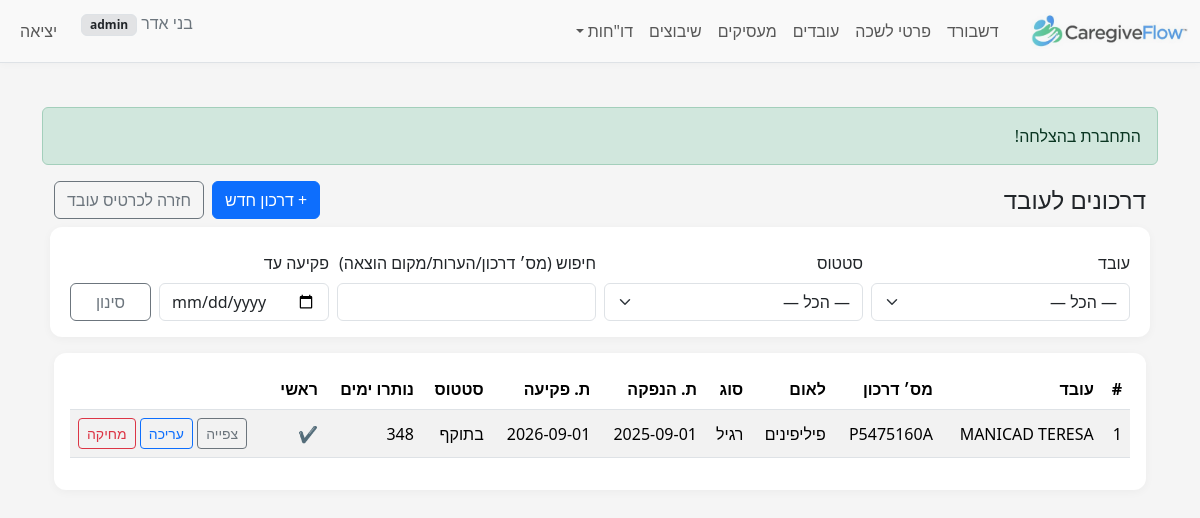
Before: /index.php?r=passports/index&employee_id=0 (signed in) with the older database file.
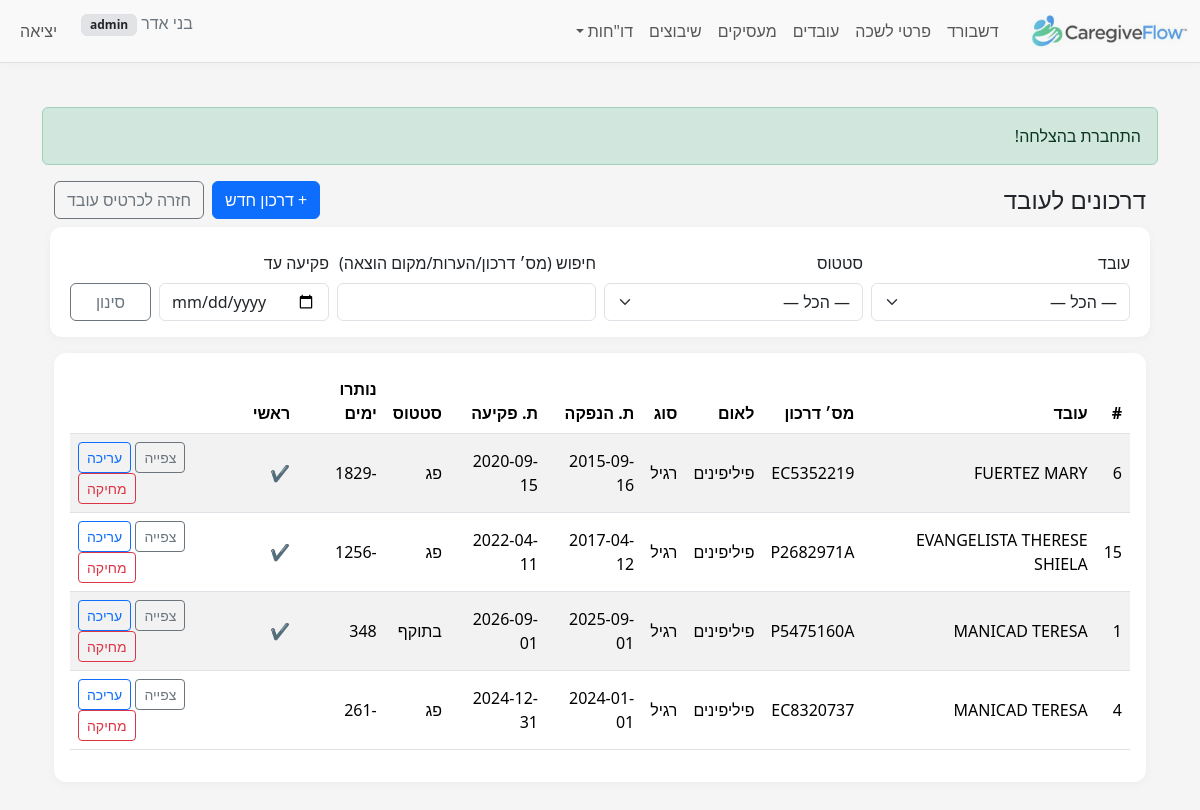
After: the same page with the newer database file.
### tables this page shows
CREATE TABLE `employee_passports` (
  `id` bigint(20) UNSIGNED NOT NULL,
  `employee_id` bigint(20) UNSIGNED NOT NULL,
  `passport_number` varchar(60) NOT NULL,
  `passport_type_code` tinyint(3) UNSIGNED DEFAULT NULL,
  `country_code` int(10) UNSIGNED DEFAULT NULL,
  `issue_date` date DEFAULT NULL,
  `expiry_date` date DEFAULT NULL,
  `is_primary` tinyint(1) NOT NULL DEFAULT 0,
  `primary_employee_id` bigint(20) UNSIGNED DEFAULT NULL,
  `issue_place` varchar(120) DEFAULT NULL,
  `status_code` tinyint(3) UNSIGNED DEFAULT NULL,
  `notes` text DEFAULT NULL,
  `created_at` timestamp NULL DEFAULT current_timestamp(),
  `updated_at` timestamp NULL DEFAULT current_timestamp() ON UPDATE current_timestamp()
);

CREATE TABLE `employees` (
  `id` bigint(20) UNSIGNED NOT NULL,
  `passport_number` varchar(20) NOT NULL,
  `country_of_citizenship` int(10) UNSIGNED DEFAULT NULL,
  `country_symbol_moi` int(10) UNSIGNED DEFAULT NULL COMMENT 'MoI country numeric code (BAFI)',
  `last_name` varchar(20) NOT NULL,
  `last_name_he` varchar(20) DEFAULT NULL,
  `first_name_he` varchar(20) DEFAULT NULL,
  `first_name` varchar(20) NOT NULL,
  `father_name_en` varchar(20) DEFAULT NULL,
  `mother_name_en` varchar(20) DEFAULT NULL COMMENT 'Mother name (EN, 20)',
  `gender_code` tinyint(3) UNSIGNED DEFAULT NULL,
  `marital_status_code` tinyint(3) UNSIGNED DEFAULT NULL,
  `birth_date` date DEFAULT NULL,
  `phone` varchar(30) DEFAULT NULL,
  `phone_prefix_il` varchar(4) DEFAULT NULL,
  `phone_number_il` varchar(9) DEFAULT NULL,
  `phone_alt` varchar(30) DEFAULT NULL,
  `email` varchar(120) DEFAULT NULL,
  `city_code` int(10) UNSIGNED DEFAULT NULL,
  `street_code` int(10) UNSIGNED DEFAULT NULL,
  `house_no` varchar(10) DEFAULT NULL,
  `apartment` varchar(10) DEFAULT NULL,
  `zipcode` varchar(10) DEFAULT NULL,
  `abroad_city` varchar(60) DEFAULT NULL,
  `abroad_street` varchar(60) DEFAULT NULL,
  `abroad_house_no` varchar(10) DEFAULT NULL,
  `abroad_postal_code` varchar(10) DEFAULT NULL,
  `entry_date` date DEFAULT NULL,
  `visa_type` varchar(30) DEFAULT NULL,
  `visa_expiry` date DEFAULT NULL,
  `work_permit_number` varchar(40) DEFAULT NULL,
  `work_permit_issue` date DEFAULT NULL,
  `work_permit_expiry` date DEFAULT NULL,
  `is_active` tinyint(1) NOT NULL DEFAULT 1,
  `employment_status_code` tinyint(3) UNSIGNED DEFAULT NULL COMMENT 'BAFI status/end reason code (00/03/..)',
  `status_change_date` date DEFAULT NULL COMMENT 'BAFI status change date (yyyymmdd)',
  `notes` text DEFAULT NULL,
  `record_type_code` tinyint(3) UNSIGNED DEFAULT NULL COMMENT 'BAFI record type (01=new;02=new-to-agency;03=change employer;04=details/bank update)',
  `mana_type_code` tinyint(3) UNSIGNED DEFAULT NULL COMMENT 'BAFI batch/mana type (01..06)',
  `remarks_internal` text DEFAULT NULL,
  `created_at` timestamp NOT NULL DEFAULT current_timestamp(),
  `updated_at` timestamp NULL DEFAULT current_timestamp() ON UPDATE current_timestamp(),
  `passport_issue_date` date DEFAULT NULL,
  `passport_expiry_date` date DEFAULT NULL,
  `country_code` int(11) DEFAULT NULL,
  `phone_mobile` varchar(30) DEFAULT NULL,
  `phone_home` varchar(30) DEFAULT NULL,
  `id_type_code` varchar(10) DEFAULT NULL COMMENT 'Code: type of ID (e.g., passport/teudat-zehut)',
  `id_number` varchar(32) DEFAULT NULL,
  `visa_type_code` varchar(20) DEFAULT NULL,
  `arrival_date` date DEFAULT NULL,
  `bank_name` varchar(100) DEFAULT NULL,
  `bank_branch` varchar(20) DEFAULT NULL,
  `bank_account` varchar(34) DEFAULT NULL,
  `bank_foreign_country_code` int(10) UNSIGNED DEFAULT NULL COMMENT 'BAFI bank country numeric code',
  `bank_city_foreign` varchar(60) DEFAULT NULL,
  `bank_street_foreign` varchar(60) DEFAULT NULL,
  `bank_house_no_foreign` varchar(10) DEFAULT NULL,
  `bank_code_foreign` varchar(10) DEFAULT NULL,
  `bank_name_foreign` varchar(60) DEFAULT NULL,
  `bank_branch_code_foreign` varchar(10) DEFAULT NULL,
  `bank_branch_name_foreign` varchar(60) DEFAULT NULL,
  `bank_swift` varchar(25) DEFAULT NULL,
  `bank_iban` varchar(40) DEFAULT NULL,
  `beneficiary_last_name` varchar(60) DEFAULT NULL,
  `beneficiary_first_name` varchar(60) DEFAULT NULL,
  `permit_number_bafi` varchar(15) DEFAULT NULL COMMENT 'BAFI permit number (mirror of work_permit_number if used)',
  `spouse_name_en` varchar(20) DEFAULT NULL COMMENT 'Spouse name (EN, 20)',
  `spouse_in_israel` tinyint(1) UNSIGNED DEFAULT NULL COMMENT 'Spouse in Israel? 1=yes, 0=no, NULL=unknown',
  `representative_abroad_name` varchar(20) DEFAULT NULL COMMENT 'Representative abroad name (20)',
  `health_ins_issue_date` date DEFAULT NULL COMMENT 'Health insurance - issue date',
  `health_ins_expiry` date DEFAULT NULL COMMENT 'Health insurance - expiry date',
  `metash_mana_number` varchar(20) DEFAULT NULL COMMENT 'METaSH - Mana number (20)',
  `metash_registration_date` date DEFAULT NULL COMMENT 'METaSH - registration date'
);

CREATE TABLE `countries` (
  `country_code` int(10) UNSIGNED NOT NULL,
  `name_he` varchar(100) NOT NULL
);

CREATE TABLE `passport_type_codes` (
  `passport_type_code` tinyint(3) UNSIGNED NOT NULL,
  `name_he` varchar(80) NOT NULL
);

CREATE TABLE `passport_status_codes` (
  `passport_status_code` tinyint(3) UNSIGNED NOT NULL,
  `name_he` varchar(80) NOT NULL
);

### src/controllers/PassportsController.php (called while the page is built, shortened)
<?php
require_once __DIR__ . '/../models/Passport.php';
require_once __DIR__ . '/../services/PassportService.php';
class PassportsController
{
    public static function index(PDO $pdo)
    {
        $m = new Passport($pdo);
        $filters = [
            'employee_id'   => $_GET['employee_id'] ?? null,
            'status'        => $_GET['status'] ?? null,
            'q'             => $_GET['q'] ?? null,
            'expires_until' => $_GET['expires_until'] ?? null,
        ];
        $page    = max(1, (int)($_GET['page'] ?? 1));
        $limit   = min(100, max(5, (int)($_GET['per_page'] ?? 25)));
        $offset  = max(0, ($page - 1) * $limit);
        $rows    = $m->all($filters, $limit, $offset);
        $country_codes = self::country_codes($pdo);
        require __DIR__.'/../../views/passports/index.php';
    }
    private static function country_codes(PDO $pdo): array
    {
        $rows = $pdo->query("SELECT country_code AS code, name_he FROM countries ORDER BY name_he")
                    ->fetchAll(PDO::FETCH_ASSOC);
        $out = []; foreach ($rows as $r) { $out[(int)$r['code']] = $r['name_he']; } return $out;
    }
}

### public/index.php (called while the page is built, shortened)
<?php
require __DIR__ . '/../src/helpers.php';
$pdo = db();
$route = $_GET['r'] ?? 'dashboard/index';
[$ctrl, $action] = array_pad(explode('/', $route, 2), 2, 'index');
$action = strtok($action, '&?');
$action = preg_replace('/[^A-Za-z0-9_]/', '', $action);
$controllerClass = preg_replace('/[^A-Za-z0-9]/', '', ucwords(str_replace(['_', '-'], ' ', $ctrl))) . 'Controller';
call_user_func([$controllerClass, $action], $pdo);

### src/models/Passport.php (called while the page is built, shortened)
<?php
class Passport
{
    private $pdo;
    public function __construct(PDO $pdo)
    {
        $this->pdo = $pdo;
    }
    public function all(array $filters = [], int $limit = 25, int $offset = 0): array
    {
        $where = [];
        $params = [];
        $whereSql = $where ? ('WHERE ' . implode(' AND ', $where)) : '';
        $sql = "SELECT p*, e.first_name, e.last_name, e.passport_number AS employee_passport,
                       sc.name_he AS status_name,
                       tc.name_he AS type_name,
                       c.name_he  AS country_name
                  FROM employee_passports p
             LEFT JOIN employees e ON e.id = p.employee_id
             LEFT JOIN passport_status_codes  sc ON sc.passport_status_code  = p.status_code
             LEFT JOIN passport_type_codes    tc ON tc.passport_type_code    = p.passport_type_code
             LEFT JOIN countries              c  ON c.country_code           = p.country_code
                  $whereSql
              ORDER BY p.is_primary DESC, COALESCE(p.expiry_date, '9999-12-31') ASC, p.id DESC
                 LIMIT :limit OFFSET :offset";
        $sql = str_replace('SELECT p*', 'SELECT p.*', $sql);
        $stmt = $this->pdo->prepare($sql);
        $stmt->bindValue(':limit', $limit, PDO::PARAM_INT);
        $stmt->bindValue(':offset', $offset, PDO::PARAM_INT);
        $stmt->execute();
        return $stmt->fetchAll(PDO::FETCH_ASSOC);
    }
}

### src/helpers.php (called while the page is built, shortened)
<?php
function e($str): string { return htmlspecialchars((string)$str, ENT_QUOTES | ENT_SUBSTITUTE, 'UTF-8'); }

### src/services/PassportService.php (called while the page is built, shortened)
<?php
class PassportService
{
    public static function derivedStatusCode($status_code, ?string $expiry_date): ?string
    {
        if ($expiry_date && strtotime($expiry_date) < strtotime('today')) {
            return 'expired';
        }
        return is_numeric($status_code) ? (int)$status_code : null;
    }
    public static function daysUntilExpiry(?string $expiry_date): ?int
    {
        $d = (new DateTime($expiry_date))->setTime(0,0,0);
        $t = (new DateTime('today'))->setTime(0,0,0);
        return (int)$t->diff($d)->format('%r%a');
    }
    private static function isDate(string $d): bool
    {
        return (bool)preg_match('/^\d{4}-\d{2}-\d{2}$/', $d);
    }
}

### views/passports/index.php (the view, shortened to what the changed rows need)
<?php require __DIR__ . '/../layout/header.php'; ?>
<div class="container" dir="rtl">
    <div class="d-flex justify-content-between align-items-center mb-3">
        <h1 class="h4 mb-0">דרכונים לעובד</h1>
    </div>
    <div class="table-responsive">
        <table class="table table-striped align-middle">
            <thead>
                <tr>
                    <th>#</th>
                    <th>עובד</th>
                    <th>מס׳ דרכון</th>
                    <th>לאום</th>
                    <th>סוג</th>
                    <th>ת. הנפקה</th>
                    <th>ת. פקיעה</th>
                    <th>סטטוס</th>
                    <th>נותרו ימים</th>
                    <th>ראשי</th>
                    <th></th>
                </tr>
            </thead>
            <tbody>
            <?php foreach ($rows as $row): ?>
                <?php
                    $derived = PassportService::derivedStatusCode($row['status_code'] ?? null, $row['expiry_date'] ?? null);
                    $days    = PassportService::daysUntilExpiry($row['expiry_date'] ?? null);
                ?>
                <tr>
                    <td><?= e($row['id']) ?></td>
                    <td>
                        <?= e($row['last_name'].' '.$row['first_name']) ?><br>
                    </td>
                    <td><?= e($row['passport_number']) ?></td>
                    <td><?= e($row['country_name'] ?? ($row['country_code']!==null?($country_codes[(int)$row['country_code']]??''):'')) ?></td>
                    <td><?= e($row['type_name'] ?? ($row['passport_type_code']!==null?($type_codes[(int)$row['passport_type_code']]??''):'')) ?></td>
                    <td><?= e($row['issue_date']) ?></td>
                    <td><?= e($row['expiry_date']) ?></td>
                    <td>
                        <?php if ($derived === 'expired'): ?>
                            פג
                        <?php else: ?>
                            <?= e($row['status_name'] ?? ($status_codes[(int)$row['status_code']] ?? '')) ?>
                        <?php endif; ?>
                    </td>
                    <td><?= is_null($days)?'—':e($days) ?></td>
                    <td><?= !empty($row['is_primary']) ? '✔' : '' ?></td>
                    <td class="text-end">
                        <a class="btn btn-sm btn-outline-secondary" href="?r=passports/view&id=<?= e($row['id']) ?>&employee_id=<?= e($filters['employee_id']) ?>">צפייה</a>
                        <a class="btn btn-sm btn-outline-primary" href="?r=passports/edit&id=<?= e($row['id']) ?>&employee_id=<?= e($filters['employee_id']) ?>">עריכה</a>
                        <a class="btn btn-sm btn-outline-danger" href="?r=passports/delete&id=<?= e($row['id']) ?>" onclick="return confirm('למחוק?');">מחיקה</a>
                    </td>
                </tr>
            <?php endforeach; ?>
            </tbody>
        </table>
    </div>
</div>
<?php require __DIR__ . '/../layout/footer.php'; ?>

Changed rows visible on the page:
added employee_passports: id "6", employee.first_name "FUERTEZ MARY", passport_number "EC5352219", country_code.name_he "פיליפינים", passport_type_code.name_he "רגיל", issue_date "2015-09-16", expiry_date "2020-09-15", shows "פג", expiry_date "-1829"
added employee_passports: id "15", employee.first_name "EVANGELISTA THERESE SHIELA", passport_number "P2682971A", country_code.name_he "פיליפינים", passport_type_code.name_he "רגיל", issue_date "2017-04-12", expiry_date "2022-04-11", shows "פג", expiry_date "-1256"
added employee_passports: id "4", employee.first_name "MANICAD TERESA", passport_number "EC8320737", country_code.name_he "פיליפינים", passport_type_code.name_he "רגיל", issue_date "2024-01-01", expiry_date "2024-12-31", shows "פג", expiry_date "-261"
